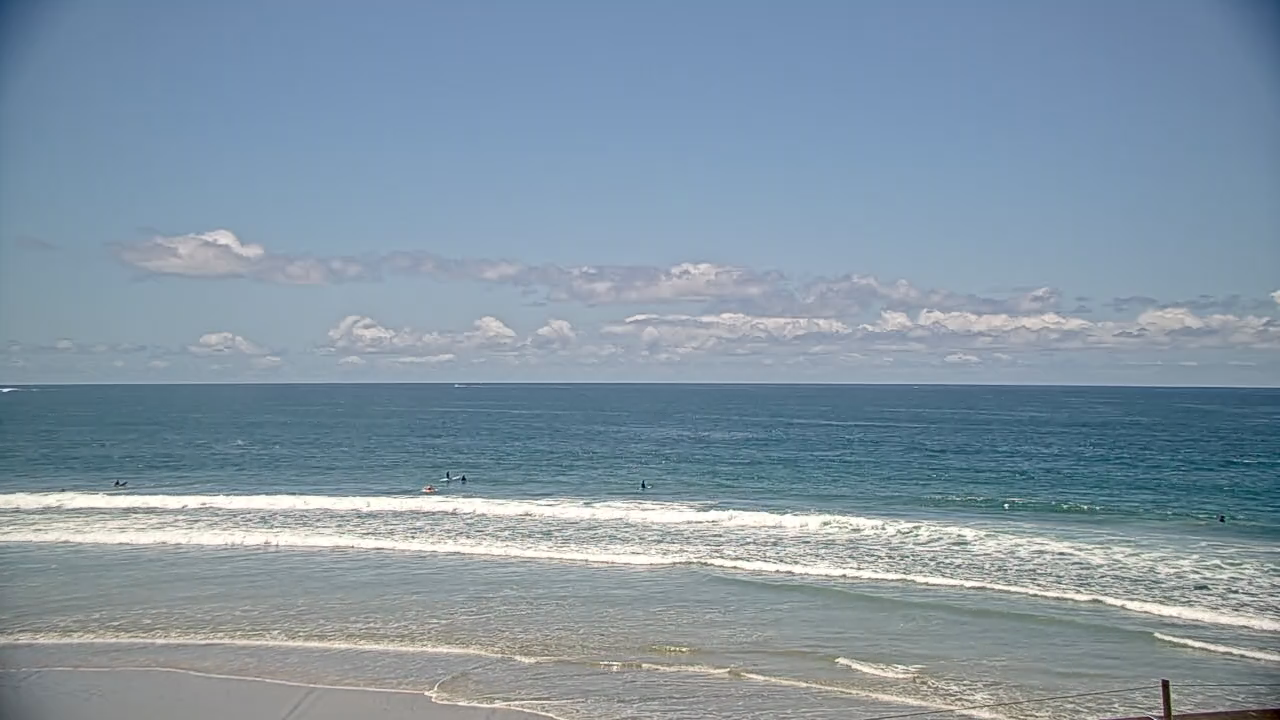
#> input picture calibration_data/keyframe_daytime.png, 1280 x 720 px, found by its file name
$ python rectify_report.py
#> lines starting #> are read from the running program, lines starting #| are printed output that depends on the picture
#> in main, fr is the input picture: shape (720, 1280, 3); mean B, G, R 165, 150.2, 131.8
### src/camwaveheight/rectify.py
"""Photogrammetric rectification for a fixed coastal camera.

Turns image pixels into metric coordinates on the sea surface, so wave signals
can be measured in meters from first principles — independent of the CDIP buoy
(which then becomes an *independent* validation rather than the calibration).

This is the Argus / coastal-imaging approach (Holman & Stanley 2007): recover
the camera pose from the horizon plus Ground Control Points (GCPs), then project
any pixel ray onto the tide-corrected water plane.

World frame (right-handed):
    X = across-track  (horizontal, parallel to shore)
    Y = range         (horizontal, positive out to sea, away from cam base)
    Z = up            (0 = mean water surface at calibration tide)
Camera is at (0, 0, H), optical axis depressed by `tilt` below horizontal,
looking out to sea (+Y), with `roll` about the optical axis.

The quantity we ultimately need is `vertical_scale_at_row(v)`: pixels per meter
of *elevation* at the sea surface imaged at row v. That converts a wave's pixel
excursion into meters. Note it differs from the horizontal (across-track) scale
by ~cos(depression angle) — near the camera the two differ by a few percent,
toward the horizon they converge. The full projection below handles this exactly.
"""

from __future__ import annotations

import logging
from dataclasses import dataclass

import cv2
import numpy as np

log = logging.getLogger(__name__)


@dataclass
class CameraParams:
    H: float          # camera height above water plane, meters
    f: float          # focal length, pixels
    tilt: float       # down-tilt of optical axis below horizontal, radians
    roll: float       # roll about optical axis, radians
    cx: float = 640.0
    cy: float = 360.0


# [68 lines left out: functions _rotation, project, pixel_to_water, horizon_row, range_at_row, across_track_scale_at_row and 1 more, not called in this run]


# ---------------------------------------------------------------------------
# Horizon detection
# ---------------------------------------------------------------------------

def _band_drop_row(gray_band: np.ndarray, y0: int) -> float:
    """Row of steepest column-averaged brightness drop (sky->sea) in a band."""
    prof = gray_band.mean(axis=1)                       # average across columns
    prof = cv2.GaussianBlur(prof.reshape(-1, 1), (0, 0), 2).ravel()
    g = np.gradient(prof)                               # d(brightness)/d(row)
    return float(y0 + int(np.argmin(g)))               # steepest darkening


def detect_horizon(frame: np.ndarray, search=(260, 470)) -> tuple[float, float]:
    """Detect the sea/sky boundary. Returns (row_at_center, roll_radians).

    Column-AVERAGING first makes this cloud-robust: a real horizon darkens
    every column at the same row, so it dominates the averaged profile, whereas
    clouds average out. Roll is estimated from left- vs right-half horizon rows.
    """
#> called with search = (260, 470)
    gray = cv2.cvtColor(frame, cv2.COLOR_BGR2GRAY).astype(np.float32)
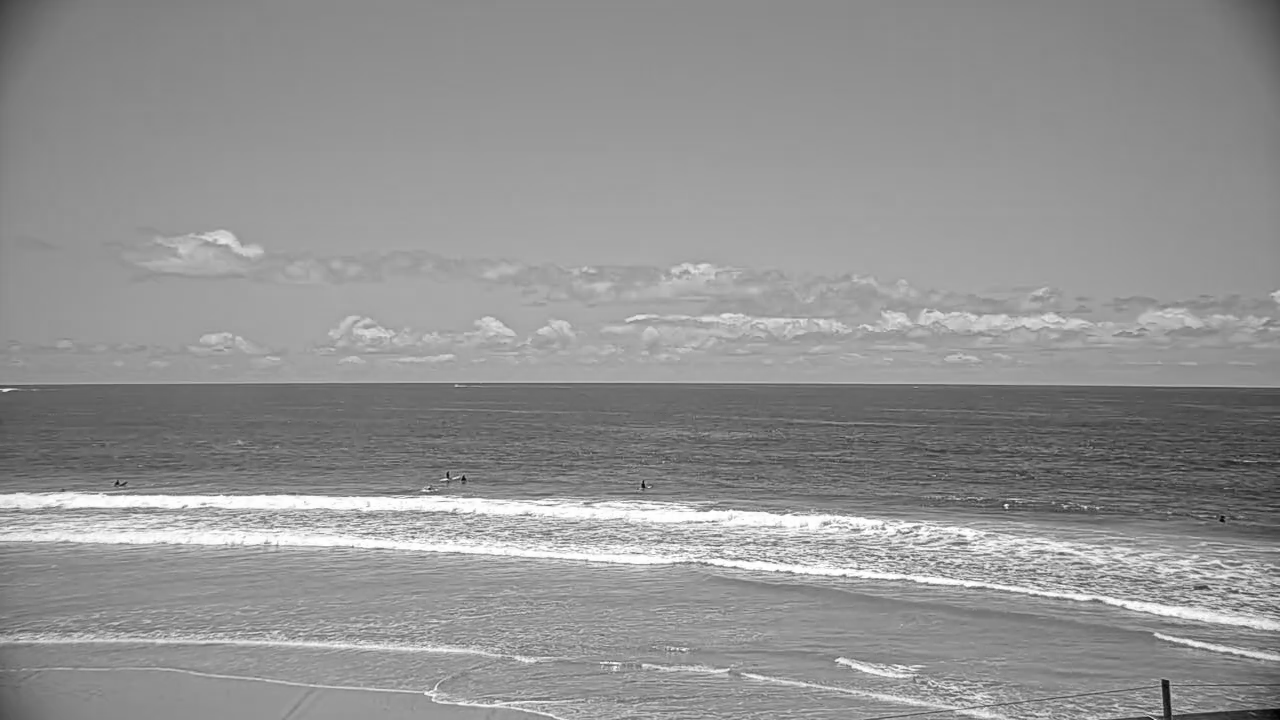
#> gray: shape (720, 1280) float32; min 4, max 255, mean 146.3
    gray = cv2.GaussianBlur(gray, (0, 0), 3)
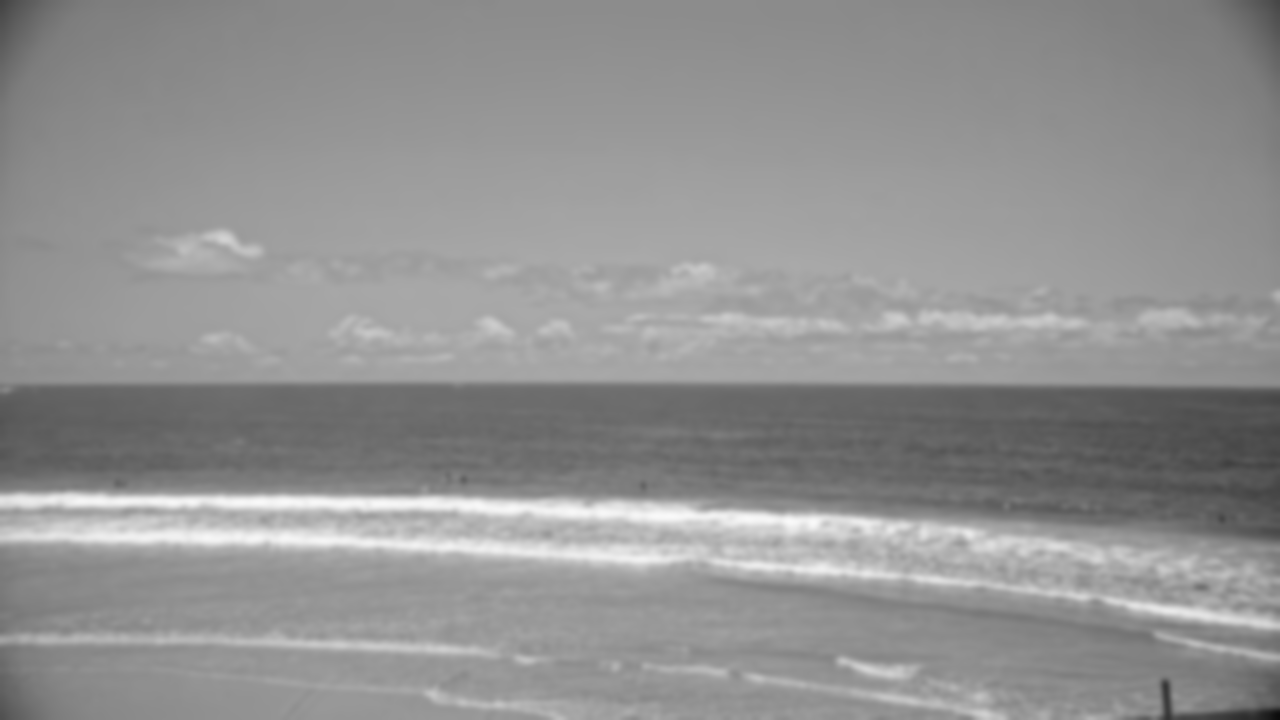
#> gray: shape (720, 1280) float32; min 11.95, max 249.5, mean 146.3
    H, W = gray.shape
#> H = 720; W = 1280
    y0, y1 = search
    band = gray[y0:y1, :]
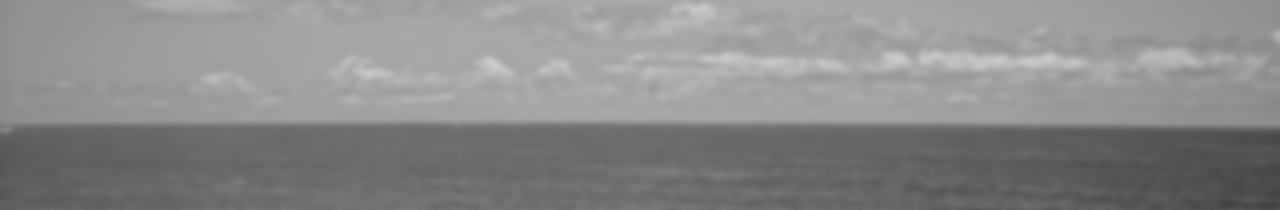
#> band: shape (210, 1280) float32; min 64.41, max 204.6, mean 137.4
    row_center = _band_drop_row(band, y0)
#> in _band_drop_row, `prof = gray_band.mean(axis=1)`: prof = 210 values, max 172.1 at index 61, min 99.18 at index 164, mean 137.4
#> in _band_drop_row, `prof = cv2.GaussianBlur(prof.reshape(-1, 1), (0, 0), 2).ravel()`: prof = 210 values, max 171.6 at index 61, min 99.41 at index 164, mean 137.4
#> in _band_drop_row, `g = np.gradient(prof)`: g = 210 values, max 1.26 at index 54, min -5.75 at index 124, mean -0.272
#> row_center = 384
    # roll from left/right thirds (avoid the very edges)
    row_L = _band_drop_row(gray[y0:y1, int(W * 0.15):int(W * 0.40)], y0)
#> row_L = 383
    row_R = _band_drop_row(gray[y0:y1, int(W * 0.60):int(W * 0.85)], y0)
#> row_R = 384
    slope = (row_R - row_L) / (W * 0.45)
#> slope = 0.00174
    roll = float(np.arctan(slope))
#> roll = 0.00174
    # guard against spurious roll from residual cloud structure
    if abs(np.degrees(roll)) > 5:
        log.warning("horizon roll %.1f deg looks large; clamping to 0", np.degrees(roll))
        roll = 0.0
    log.info("horizon: row@center=%.1f, roll=%.2f deg", row_center, np.degrees(roll))
    return float(row_center), roll


# ---------------------------------------------------------------------------
# Geometry fitting from horizon + GCPs
# ---------------------------------------------------------------------------

@dataclass
class ScaleGCP:
    """A known-length segment measured in the image.

    orientation: 'across' (horizontal, broadside/parallel to shore) or
    'vertical' (plumb, elevation). row is the image row where it sits.
    """
    row: float
    pixel_len: float
    length_m: float
    orientation: str  # 'across' | 'vertical'


# [56 lines left out: function fit_geometry, not called in this run]

### scripts/rectify_report.py
"""Fit the coastal-camera geometry from the horizon + field GCPs, and report.

Reads calibration_data/scale_marks.csv, detects the horizon in a daytime frame,
solves the camera pose, and writes a diagnostic figure + the vertical-scale
curve used to convert wave pixel excursions into meters.
"""

from __future__ import annotations

import argparse
import csv
import logging

import cv2
import matplotlib.pyplot as plt
import numpy as np

from camwaveheight import rectify

logging.basicConfig(level=logging.INFO, format="%(message)s")


def load_gcps(path: str) -> list[rectify.ScaleGCP]:
    gcps = []
    with open(path) as f:
        for r in csv.DictReader(f):
            if not r.get("length_m"):
                continue
            orient = "vertical" if "vert" in r["label"].lower() else "across"
            gcps.append(rectify.ScaleGCP(
                row=float(r["mean_row"]), pixel_len=float(r["pixel_len"]),
                length_m=float(r["length_m"]), orientation=orient))
    return gcps


def main() -> None:
    ap = argparse.ArgumentParser()
    ap.add_argument("--frame", default="calibration_data/keyframe_daytime.png")
    ap.add_argument("--gcps", default="calibration_data/scale_marks.csv")
    ap.add_argument("--surf-rows", default="480,620", help="row range where waves break")
    ap.add_argument("--out", default="reports/rectify_report.png")
    args = ap.parse_args()

    fr = cv2.imread(args.frame)
    if fr is None:
        raise SystemExit(f"cannot read frame: {args.frame}")
    v_h, roll = rectify.detect_horizon(fr)
#> v_h = 384; roll = 0.00174
    gcps = load_gcps(args.gcps)
    print(f"loaded {len(gcps)} GCP(s): " + ", ".join(
        f"row{int(g.row)}/{g.orientation}/{g.pixel_len/g.length_m:.1f}px·m⁻¹" for g in gcps))

    p, info = rectify.fit_geometry(v_h, roll, gcps)
    print(f"\nH={p.H:.2f} m  f={p.f:.0f} px  tilt={np.degrees(p.tilt):.2f}°  "
          f"FOV={2*np.degrees(np.arctan(p.cx/p.f)):.0f}°")
    for k, val in info.items():
        if k.startswith("gcp"):
            print(f"  {k}: {val}")

    rows = np.arange(400, 715, 5)
    vscale = np.array([rectify.vertical_scale_at_row(r, p) for r in rows])
    ranges = np.array([rectify.range_at_row(r, p) for r in rows])

    s0, s1 = (int(x) for x in args.surf_rows.split(","))

    fig, ax = plt.subplots(1, 3, figsize=(16, 4.5))
    # (1) frame with horizon + surf band + GCPs
    disp = cv2.cvtColor(fr, cv2.COLOR_BGR2RGB).copy()
    ax[0].imshow(disp)
    ax[0].axhline(v_h, color="cyan", lw=1.5, label=f"horizon (row {v_h:.0f})")
    ax[0].axhspan(s0, s1, color="yellow", alpha=0.15, label="surf zone")
    for g in gcps:
        ax[0].axhline(g.row, color="red", lw=1, ls=":")
    ax[0].set_title(f"pose: H={p.H:.1f}m  f={p.f:.0f}px  tilt={np.degrees(p.tilt):.1f}°")
    ax[0].legend(loc="lower right", fontsize=8)
    ax[0].axis("off")
    # (2) vertical scale vs row
    ax[1].plot(vscale, rows, color="C0")
    ax[1].axhspan(s0, s1, color="yellow", alpha=0.2)
    for g in gcps:
        ax[1].scatter(g.pixel_len / g.length_m, g.row, color="red", zorder=5,
                      label=f"GCP row{int(g.row)}")
    ax[1].invert_yaxis()
    ax[1].set_xlabel("vertical scale (px per meter)")
    ax[1].set_ylabel("image row")
    ax[1].set_title("vertical scale vs row")
    ax[1].legend(fontsize=8)
    # (3) range vs row
    ax[2].plot(ranges, rows, color="C2")
    ax[2].axhspan(s0, s1, color="yellow", alpha=0.2)
    ax[2].invert_yaxis()
    ax[2].set_xlabel("horizontal range (m)")
    ax[2].set_ylabel("image row")
    ax[2].set_title("range to sea surface vs row")
    fig.tight_layout()
    fig.savefig(args.out, dpi=120)
    print(f"\nwrote {args.out}")

    surf_v = [rectify.vertical_scale_at_row(r, p) for r in range(s0, s1 + 1, 10)]
    print(f"surf-zone vertical scale: {min(surf_v):.1f}-{max(surf_v):.1f} px/m "
          f"(1 px = {100/max(surf_v):.1f}-{100/min(surf_v):.1f} cm)")


if __name__ == "__main__":
#> (the run stopped early here; a loop or call above may not have finished)

$ run again, with calibration_data/keyframe.png copied over calibration_data/keyframe_daytime.png
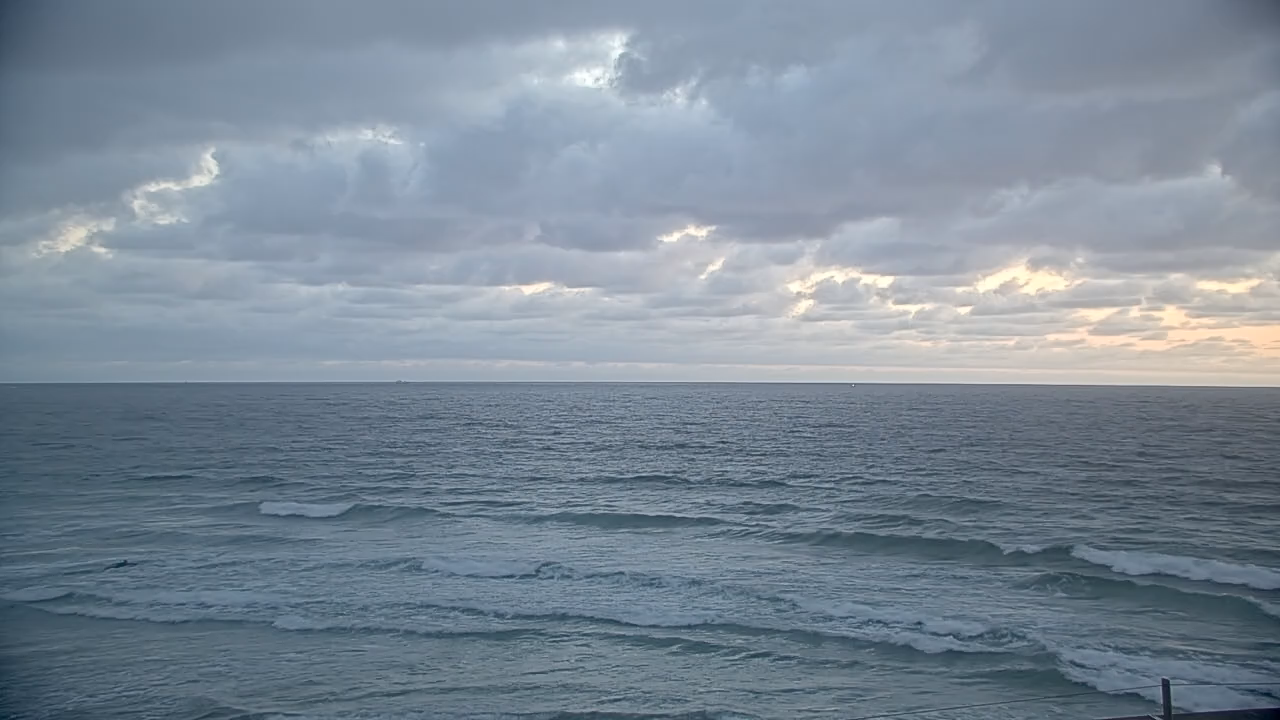
#> input picture calibration_data/keyframe.png, 1280 x 720 px, found by its file name
#> in main, fr is the input picture: shape (720, 1280, 3); mean B, G, R 151.5, 138, 124.3
#> in detect_horizon, `gray = cv2.cvtColor(frame, cv2.COLOR_BGR2GRAY).astype(np.float32)`:
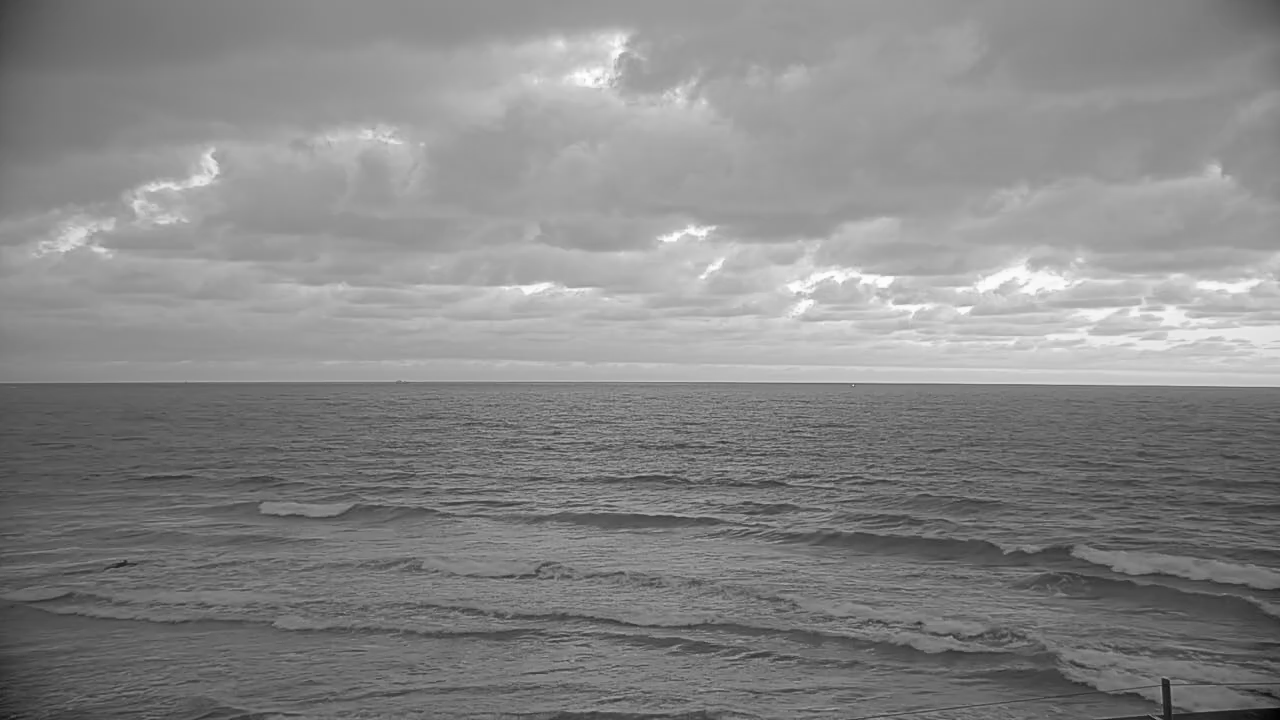
#> gray: shape (720, 1280) float32; min 2, max 254, mean 135.4
#> in detect_horizon, `band = gray[y0:y1, :]`:
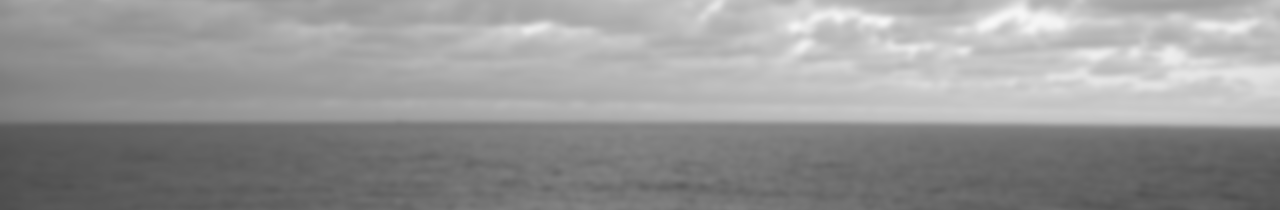
#> band: shape (210, 1280) float32; min 78.11, max 248.2, mean 150.7
#> in _band_drop_row, `prof = gray_band.mean(axis=1)`: prof = 210 values, max 188.7 at index 27, min 101.9 at index 189, mean 150.7
#> in _band_drop_row, `prof = cv2.GaussianBlur(prof.reshape(-1, 1), (0, 0), 2).ravel()`: prof = 210 values, max 188.2 at index 26, min 102 at index 189, mean 150.7
#> g = 210 values, max 0.886 at index 14, min -5.79 at index 123, mean -0.332
#> row_center = 383
#> row_L = 382
#> row_R = 383
#> slope = 0.00174
#> in main, `v_h, roll = rectify.detect_horizon(fr)`: v_h = 383; roll = 0.00174

$ run again, with calibration_data/keyframe_seg-20260526T143745Z.png copied over calibration_data/keyframe_daytime.png
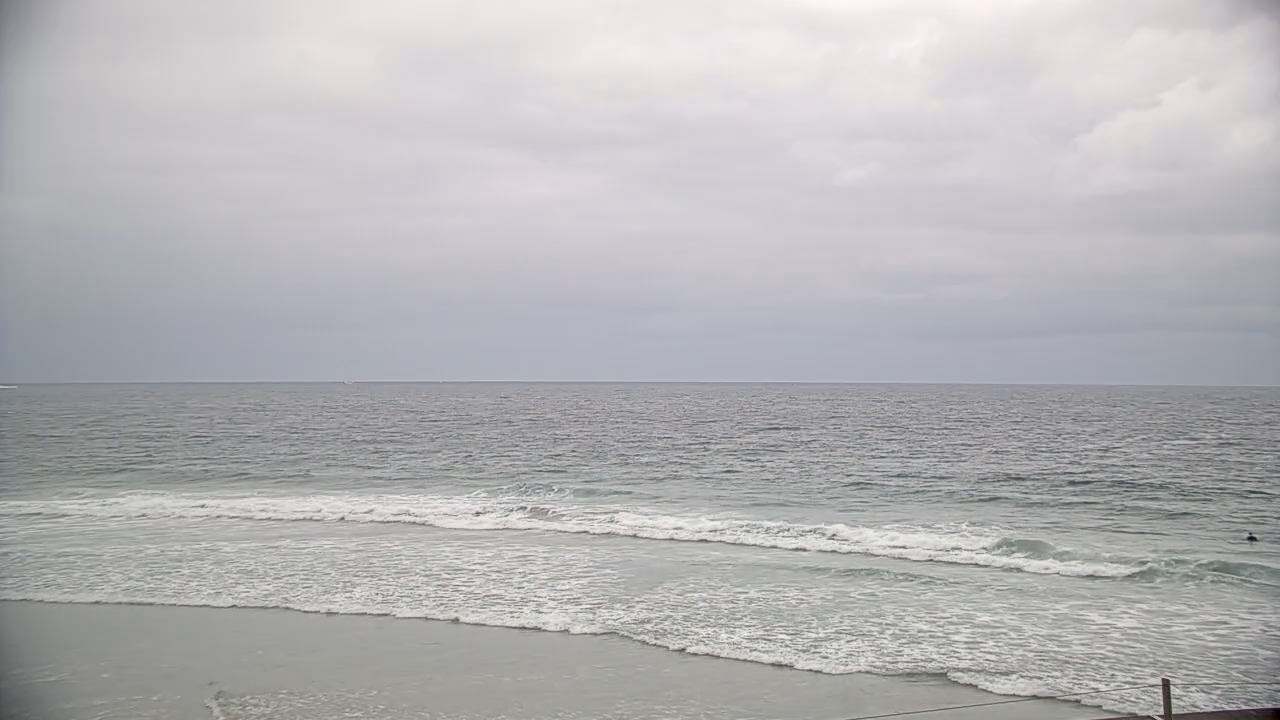
#> input picture calibration_data/keyframe_seg-20260526T143745Z.png, 1280 x 720 px, found by its file name
#> in main, fr is the input picture: shape (720, 1280, 3); mean B, G, R 182.4, 180.1, 181.1
#> in detect_horizon, `band = gray[y0:y1, :]`:
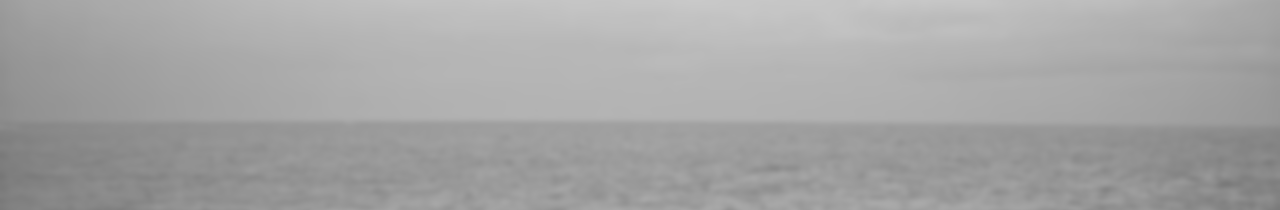
#> band: shape (210, 1280) float32; min 118.8, max 201.3, mean 165
#> in _band_drop_row, `prof = gray_band.mean(axis=1)`: prof = 210 values, max 188.7 at index 0, min 147.7 at index 161, mean 165
#> in _band_drop_row, `prof = cv2.GaussianBlur(prof.reshape(-1, 1), (0, 0), 2).ravel()`: prof = 210 values, max 188.3 at index 0, min 147.9 at index 162, mean 165
#> g = 210 values, max 0.22 at index 197, min -1.98 at index 122, mean -0.173
#> row_center = 382
#> row_L = 381
#> row_R = 383
#> slope = 0.00347
#> in main, `v_h, roll = rectify.detect_horizon(fr)`: v_h = 382; roll = 0.00347
